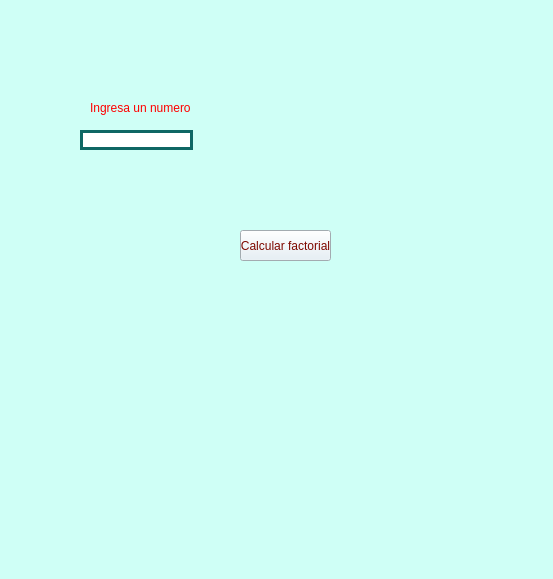
<?xml version="1.0" encoding="UTF-8"?>
<ui version="4.0">
 <class>programa1</class>
 <widget class="QMainWindow" name="programa1">
  <property name="geometry">
   <rect>
    <x>0</x>
    <y>0</y>
    <width>553</width>
    <height>579</height>
   </rect>
  </property>
  <property name="windowTitle">
   <string>MainWindow</string>
  </property>
  <property name="styleSheet">
   <string notr="true">background-color: rgb(255, 255, 255);
background-color: rgb(207, 255, 246);</string>
  </property>
  <widget class="QWidget" name="centralwidget">
   <widget class="QPushButton" name="btn_saludar">
    <property name="geometry">
     <rect>
      <x>240</x>
      <y>230</y>
      <width>91</width>
      <height>31</height>
     </rect>
    </property>
    <property name="styleSheet">
     <string notr="true">background-color: rgb(228, 239, 246);
color: rgb(126, 8, 0);</string>
    </property>
    <property name="text">
     <string>Calcular factorial</string>
    </property>
   </widget>
   <widget class="QLineEdit" name="txt_numfactorial">
    <property name="geometry">
     <rect>
      <x>80</x>
      <y>130</y>
      <width>113</width>
      <height>20</height>
     </rect>
    </property>
    <property name="styleSheet">
     <string notr="true">background-color: rgb(255, 255, 255);
border: 3px solid #0E6764;</string>
    </property>
    <property name="alignment">
     <set>Qt::AlignCenter</set>
    </property>
   </widget>
   <widget class="QLabel" name="label">
    <property name="geometry">
     <rect>
      <x>90</x>
      <y>100</y>
      <width>101</width>
      <height>16</height>
     </rect>
    </property>
    <property name="styleSheet">
     <string notr="true">color: rgb(255, 0, 0);</string>
    </property>
    <property name="text">
     <string>Ingresa un numero</string>
    </property>
    <property name="alignment">
     <set>Qt::AlignLeading|Qt::AlignLeft|Qt::AlignVCenter</set>
    </property>
   </widget>
  </widget>
  <widget class="QMenuBar" name="menubar">
   <property name="geometry">
    <rect>
     <x>0</x>
     <y>0</y>
     <width>553</width>
     <height>21</height>
    </rect>
   </property>
  </widget>
  <widget class="QStatusBar" name="statusbar"/>
 </widget>
 <resources/>
 <connections/>
</ui>
